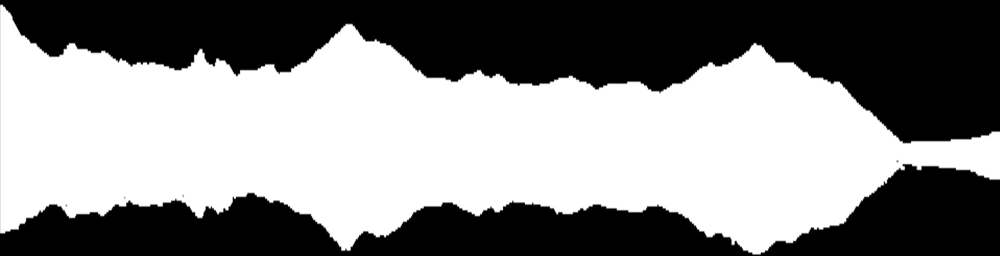
%> input picture old/matlab/greyscale_mountain.bmp, 2000 x 512 px (shown at 1/2 size)
$ octave mountain_sounds.m   (GNU Octave 9; MATLAB toolbox functions it lacks are replaced by stand-ins)
%> lines starting %> are read from the running program, lines starting %| are printed output that depends on the picture; in (x1, y1, x2, y2) boxes, pixels count from 0 and x2, y2 are one past the last pixel; in counts of white or black regions, pixels touching at a corner belong together; the program's own positions count from 1
%% mountain_sounds.m
% Make sounds with mountains!
% By Patrick "P-Sparx" Lloyd

%% Description
% This script reads in a greyscale image of an optical soundtrack and
% converts it to a binary image. Then, from left to right, it calculates
% frequency information from the difference between the top white pixel and
% the bottom white pixel in each column of the image.

% The corresponding sinusoids are generated and stacked end to end into a
% big freaking 1-dimensional vector. This vector is used to play the sound
% and then write that sound to a *.wav file.

%% Code

% Empty your mind of everything that doesn't have to do with fine dining.
% Fine dining and breathing.
clc;
clear;

% Constants
BOT_FREQ = 100;     % Lowest frequency that can be played
TOP_FREQ = 1500;    % Highest ""
Fs = 44100;         % CD quality sample rate = full retard oversampling

% Begin at the beginning
sound_image = imread('greyscale_mountain.bmp'); % Reads in our image
%> sound_image is the input picture: size 512x2000x3 uint8; min 0, max 255, mean 135.6
bw_image = im2bw(sound_image);      % Converts greyscale to binary
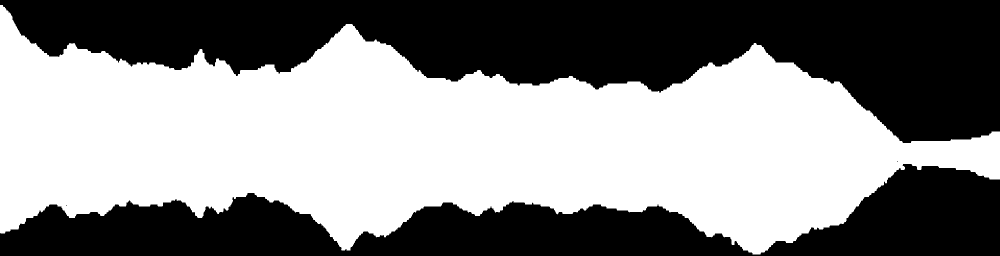
%> bw_image: size 512x2000 logical (shown at 1/2 size); 53.2% white; 4 black regions (2 under 20 px), largest, box (x1, y1, x2, y2) and area: (0, 0, 2000, 286) 299853, (0, 328, 2000, 512) 179429
area = zeros(1, length(bw_image));  % Preallocate space for area vector

% (Approximate) desired play time per pixel
% 10/length(bw_image) = ~10 seconds total play time
play_time = 10/length(bw_image);
%> play_time = 0.005

% Determine variable areas of the waveform
for i = 1:length(bw_image)
    area(i) = ...
        abs(find(bw_image(:,i), 1, 'last') - ...
        find(bw_image(:,i), 1, 'first'));
end
%> after the loop, area = 2000 values, max 456 at index 2, min 41 at index 1811, mean 271.4

% Determine the frequencies of each of the waves based on the areas
wave_freqs = area * (TOP_FREQ - BOT_FREQ) / 512;
%> wave_freqs = 2000 values, max 1246.9 at index 2, min 112.1 at index 1811, mean 742

% Generate x and y values for each frequency. Play time of each sine wave
% is rounded to the nearest full period. Then the x's and y's for each
% frequency get concatenated into big, dynamically resizing vectors (very
% slow and really bad form, but fuck it! I do what I want!)
xbig = 0;
ybig = 0;

for i = 1:length(wave_freqs)
    x = 0 : 1 / Fs : round(play_time*wave_freqs(i))/wave_freqs(i);
    y = sin(2*pi*wave_freqs(i)*x);

    xbig = [xbig x];
    ybig = [ybig y];
end

% Play the sounds and write ro file
sound(ybig', Fs);
wavwrite(ybig', Fs, 16, 'mountain_sounds.wav');
%> (this line was passed over: wavwrite is not available in this run)
